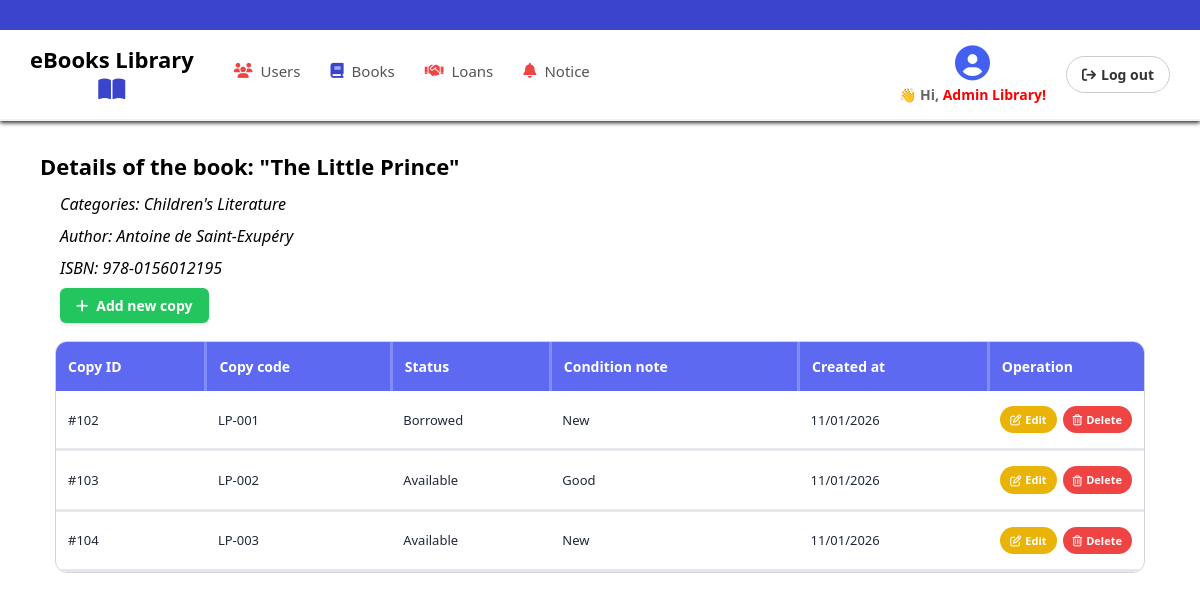
Page /admin/copies/45 (signed in) on the committed database.
### tables this page shows
CREATE TABLE Books (
    book_id INT AUTO_INCREMENT PRIMARY KEY,
    isbn VARCHAR(20) NOT NULL UNIQUE,  
    title VARCHAR(255) NOT NULL,  
    author VARCHAR(100) NOT NULL,  
    publisher VARCHAR(100),  
    publication_year INT,  
    category_id INT,  
    image_url VARCHAR(255),
    description TEXT,
    created_at DATETIME DEFAULT CURRENT_TIMESTAMP,
    FOREIGN KEY (category_id) REFERENCES Categories (category_id) ON DELETE SET NULL
);

CREATE TABLE Categories (
    category_id INT AUTO_INCREMENT PRIMARY KEY,
    category_name VARCHAR(100) NOT NULL UNIQUE,  
    description TEXT
);

CREATE TABLE BookCopies (
    copy_id INT AUTO_INCREMENT PRIMARY KEY,
    book_id INT NOT NULL,
     
    copy_code VARCHAR(50) UNIQUE NOT NULL,

 
 
 
 

    status ENUM('Available', 'Borrowed', 'Lost', 'Maintenance', 'Reserved') DEFAULT 'Available',
    
    condition_note TEXT,
    created_at DATETIME DEFAULT CURRENT_TIMESTAMP,
    
    FOREIGN KEY (book_id) REFERENCES Books(book_id) ON DELETE CASCADE
);

### app/controllers/AdminController.php (called while the page is built, shortened)
<?php
class AdminController extends Controller
{
    private $bookModel;
    private $copyModel;
    public function __construct()
    {
        $this->bookModel = $this->model('Book');
        $this->copyModel = $this->model('BookCopy');
    }
    public function copies($id = null)
    {
        $book = $this->bookModel->getBookById($id);
        $copies = $this->copyModel->getCopiesByBookId($id);
        $data = [
            'book' => $book,
            'copies' => $copies
        ];
        $this->view('admin/books/copies', $data);
    }
}

### app/core/App.php (called while the page is built, shortened)
<?php
class App
{
    protected $method = 'index';
    protected function getUrl()
    {
        if (isset($_GET['url'])) {
            $url = rtrim($_GET['url'], '/');
            $url = filter_var($url, FILTER_SANITIZE_URL);
            $url = explode('/', $url);
            return $url;
        }
        return [];
    }
    public function __construct()
    {
        $url = $this->getUrl();
        if (isset($url[0]) && file_exists(APP_ROOT . '/app/controllers/' . ucfirst($url[0]) . 'Controller.php')) {
            unset($url[0]);
        } elseif (isset($url[0]) && !empty($url[0])) {
            die("Error 404: Controller '" . ucfirst($url[0]) . "Controller' not found. Check your filename and URL.");
        }
        $this->controller = new $this->controller;
        if (isset($url[1]) && method_exists($this->controller, $url[1])) {
            $this->method = $url[1];
            unset($url[1]);
        }
        $this->params = $url ? array_values($url) : [];
        call_user_func_array([$this->controller, $this->method], $this->params);
    }
}

### public/index.php (called while the page is built, shortened)
<?php
require_once '../app/core/Database.php';
require_once '../app/core/Controller.php';
require_once '../app/core/App.php';
$app = new App();

### app/models/Book.php (called while the page is built, shortened)
<?php
class Book
{
    private $db;
    public function __construct()
    {
        $this->db = Database::getInstance();
    }
    public function getBookById($id)
    {
        $sql = "SELECT
                b.*,
                c.category_name,
                COUNT(bc.copy_id) AS total_copies,
                COALESCE(SUM(CASE WHEN bc.status = 'Available' THEN 1 ELSE 0 END), 0) AS available_copies
            FROM Books b
            LEFT JOIN Categories c ON b.category_id = c.category_id
            LEFT JOIN BookCopies bc ON b.book_id = bc.book_id
            WHERE b.book_id = :id
            GROUP BY b.book_id";
        try {
            $stmt = $this->db->getConnection()->prepare($sql);
            $stmt->bindValue(':id', $id);
            $stmt->execute();
            return $stmt->fetch();
        } catch (PDOException) {
            return false;
        };
    }
}

### app/core/Database.php (called while the page is built, shortened)
<?php
class Database
{
    private static $instance = null;
    private $connection;
    private function __construct()
    {
        try {
            $this->connection = new PDO(
                "mysql:host=" . DB_HOST . ";dbname=" . DB_NAME . ";charset=utf8mb4",
                DB_USER,
                DB_PASS
            );
            $this->connection->setAttribute(PDO::ATTR_ERRMODE, PDO::ERRMODE_EXCEPTION);
            $this->connection->setAttribute(PDO::ATTR_DEFAULT_FETCH_MODE, PDO::FETCH_ASSOC);
        } catch (PDOException $e) {
            throw new Exception("Database Connection Failed: " . $e->getMessage());
        }
    }
    public static function getInstance()
    {
        if (self::$instance === null) {
            self::$instance = new self();
        }
        return self::$instance;
    }
    public function getConnection()
    {
        return $this->connection;
    }
}

### app/models/BookCopy.php (called while the page is built, shortened)
<?php
class BookCopy {
    private $db;
    public function __construct()
    {
        $this->db = Database::getInstance();
    }
    public function getCopiesByBookId($bookId)
    {
        $sql = "SELECT *
            FROM BookCopies
            WHERE book_id = :book_id";
        $stmt = $this->db->getConnection()->prepare($sql);
        $stmt->bindValue(':book_id', $bookId);
        $stmt->execute();
        return $stmt->fetchAll();
    }
}

### app/views/admin/books/copies.php (the view)
<?php require APP_ROOT . '/app/views/admin/inc/header.php'; ?>
<main class="container">
    <div class="book-info-section">
        <h1 class="page-title">Details of the book: "<?php echo htmlspecialchars($data['book']['title']); ?>"</h1>
        <div class="metadata-list">
            <div class="meta-row" style="display: flex; flex-direction: column; gap: 5px;">
                <span class="meta-label">Categories: <?php echo htmlspecialchars($data['book']['category_name']); ?></span>
                <span class="meta-label">Author: <?php echo htmlspecialchars($data['book']['author']); ?></span>
                <span class="meta-label">ISBN: <?php echo htmlspecialchars($data['book']['isbn']); ?></span>
            </div>
            <a href="<?php echo URL_ROOT; ?>/admin/add_copy/<?php echo $data['book']['book_id']; ?>" style="text-decoration: none;">
                <button class="btn-add">
                    <i class="fa-solid fa-plus"></i>
                    Add new copy
                </button>
            </a>
        </div>
        <div class="table-wrapper">
            <table style="min-width: 0;">
                <thead>
                    <tr>
                        <th>Copy ID</th>
                        <th>Copy code</th>
                        <th>Status</th>
                        <th>Condition note</th>
                        <th>Created at</th>
                        <th style="width: 1%; white-space: nowrap;">Operation</th>
                    </tr>
                </thead>
                <tbody>
                    <?php if (!empty($data['copies'])): ?>
                        <?php foreach ($data['copies'] as $copy): ?>
                            <tr>
                                <td class="bold-id">#<?php echo $copy['copy_id']; ?></td>
                                <td class="bold-id"><?php echo htmlspecialchars($copy['copy_code']); ?></td>
                                <td>
                                    <span class="status-badge <?php echo strtolower($copy['status']); ?>">
                                        <?php echo htmlspecialchars($copy['status']); ?>
                                    </span>
                                </td>
                                <td><?php echo htmlspecialchars($copy['condition_note'] ?? ''); ?></td>
                                <td><?php echo date('d/m/Y', strtotime($copy['created_at'])); ?></td>
                                <td>
                                    <div class="action-buttons">
                                        <a href="<?php echo URL_ROOT; ?>/admin/edit_copy/<?php echo $copy['copy_id']; ?>" class="btn-edit">
                                            <i class="fa-regular fa-pen-to-square"></i> Edit
                                        </a>
                                        <a href="<?php echo URL_ROOT; ?>/admin/delete_copy/<?php echo $copy['copy_id']; ?>" class="btn-delete" onclick="return confirm('Are you sure you want to delete this copy?');">
                                            <i class="fa-regular fa-trash-can"></i> Delete
                                        </a>
                                    </div>
                                </td>
                            </tr>
                        <?php endforeach; ?>
                    <?php else: ?>
                        <tr>
                            <td colspan="6" class="text-center">No copies found for this book.</td>
                        </tr>
                    <?php endif; ?>
                </tbody>
            </table>
        </div>
    </div>
</main>

### public/css/admin.css (style rules this page uses)
* { margin: 0; padding: 0; box-sizing: border-box; }
body { font-family: 'Inter', sans-serif; background-color: #ffffff; color: #333; display: flex; flex-direction: column; min-height: 100vh; }
.btn-add { background-color: #22c55e; color: white; border: none; padding: 8px 16px; border-radius: 6px; font-weight: bold; font-size: 14px; cursor: pointer; display: flex; align-items: center; gap: 8px; box-shadow: 0 2px 4px rgba(0, 0, 0, 0.1); }
.table-wrapper { margin: 15px; border: 1px solid #d1d5db; border-radius: 12px; overflow: hidden; overflow-x: auto; background: white; }
table { width: 100%; border-collapse: collapse; min-width: 1400px; }
thead tr { background-color: #5d69f1; color: white; text-align: left; font-size: 14px; font-weight: 600; }
th { padding: 15px 12px; border-right: 3px solid #818cf8; white-space: nowrap; }
th:last-child { border-right: none; }
tbody tr { border-bottom: 3px solid #e5e7eb; font-size: 13px; color: #1f2937; vertical-align: middle; }
td { padding: 15px 12px; line-height: 1.4; }
.action-buttons { display: flex; gap: 6px; }
.btn-edit { background-color: #eab308; color: white; border: none; padding: 6px 10px; border-radius: 999px; font-size: 11px; font-weight: bold; cursor: pointer; display: flex; align-items: center; gap: 4px; text-decoration: none; }
.btn-delete { background-color: #ef4444; color: white; border: none; padding: 6px 10px; border-radius: 999px; font-size: 11px; font-weight: bold; cursor: pointer; display: flex; align-items: center; gap: 4px; text-decoration: none; }
.container { padding: 30px 40px; flex: 1; }
.book-info-section { margin-bottom: 25px; }
.page-title { font-size: 22px; font-weight: 600; color: #000; margin-bottom: 12px; }
.metadata-list { margin-bottom: 18px; margin-left: 20px; display: flex; flex-direction: column; }
.meta-row { font-size: 16px; margin-bottom: 4px; color: #000; }
.meta-label { font-style: italic; font-weight: 400; margin-right: 5px; margin-bottom: 5px; }
:root { --primary-blue: #4361ee; --light-bg: #f5f7fa; --card-bg: #dae4f5; --text-color: #333; --border-color: #ddd; }
* { box-sizing: border-box; margin: 0; padding: 0; font-family: 'Segoe UI', Tahoma, Geneva, Verdana, sans-serif; }
body { background-color: white; }

### rows in the picture
books: title "The Little Prince", category.category_name "Children's Literature", author "Antoine de Saint-Exupéry", isbn "978-0156012195"
bookcopies: copy_id "102", copy_code "LP-001", status "Borrowed", condition_note "New", created_at "11/01/2026"
bookcopies: copy_id "103", copy_code "LP-002", status "Available", condition_note "Good", created_at "11/01/2026"
bookcopies: copy_id "104", copy_code "LP-003", status "Available", condition_note "New", created_at "11/01/2026"
